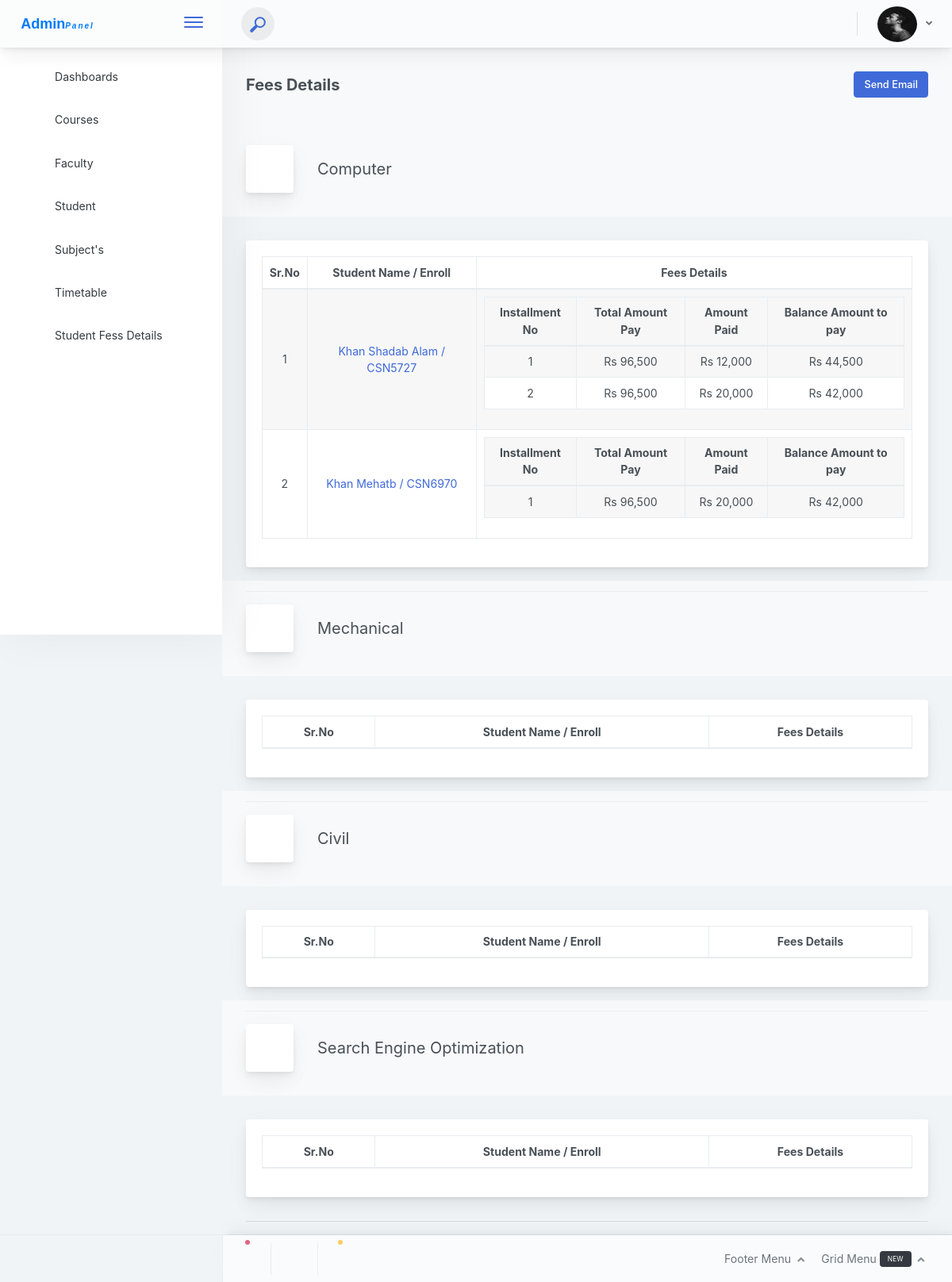
Screenshot of /admin_mode/students_fees.php (signed in) with the database file from the repository.
### tables this page shows
CREATE TABLE `admin_mode` (
  `id` int(11) NOT NULL,
  `fullname` varchar(255) NOT NULL,
  `admin_email` varchar(255) NOT NULL,
  `admin_number` varchar(255) NOT NULL,
  `admin_picture` varchar(255) NOT NULL,
  `admin_login_id` varchar(10) NOT NULL,
  `admin_password` varchar(255) NOT NULL,
  `admin_address` text NOT NULL,
  `admin_last_login` varchar(255) NOT NULL,
  `admin_dob` date NOT NULL,
  `admin_status` int(11) NOT NULL,
  `admin_added_on` datetime NOT NULL,
  `admin_retirement_date` varchar(50) NOT NULL,
  `admin_reset_password_code` int(11) NOT NULL,
  `new_login_admin` int(11) NOT NULL
);

CREATE TABLE `branch` (
  `id` int(11) NOT NULL,
  `branch_name` varchar(255) NOT NULL,
  `status` int(11) NOT NULL,
  `branch_code` varchar(10) NOT NULL,
  `academic_pattern` varchar(10) NOT NULL,
  `no_of_sem_year` int(11) NOT NULL
);

CREATE TABLE `student_login` (
  `id` int(11) NOT NULL,
  `Admission_NO` int(11) NOT NULL,
  `firstname` varchar(255) NOT NULL,
  `last_name` varchar(255) NOT NULL,
  `student_email` varchar(255) NOT NULL,
  `student_password` varchar(255) NOT NULL,
  `picture_link` varchar(255) NOT NULL,
  `STUDENT_DOB` date NOT NULL,
  `student_phone` varchar(11) NOT NULL,
  `MOTHERNAME` varchar(255) NOT NULL,
  `PLACEOFBIRTH` varchar(255) NOT NULL,
  `GENDER` varchar(255) NOT NULL,
  `ADDRESS` text NOT NULL,
  `FATHERMOBILEPHONE` varchar(255) NOT NULL,
  `MOTHERMOBILEPHONE` varchar(255) NOT NULL,
  `FATHERPROFESSION` varchar(11) NOT NULL,
  `MOTHERPROFESSION` varchar(11) NOT NULL,
  `FATHERNAME` varchar(255) NOT NULL,
  `enroll_no` varchar(255) NOT NULL,
  `DEPARTMENT` varchar(255) NOT NULL,
  `BRANCH` varchar(255) NOT NULL,
  `semester` int(1) NOT NULL DEFAULT '0',
  `reset_password_code` varchar(255) NOT NULL,
  `added_on` datetime NOT NULL,
  `online_status` varchar(255) NOT NULL,
  `new_login` int(11) NOT NULL DEFAULT '0',
  `student_status` int(11) NOT NULL
);

CREATE TABLE `student_fees_details` (
  `id` int(11) NOT NULL,
  `Admission_No` int(11) NOT NULL,
  `Std_EnrollNo` varchar(11) NOT NULL,
  `Total_fees` int(11) NOT NULL,
  `Paid_Fees` int(11) NOT NULL,
  `Balance_Fees` int(11) NOT NULL,
  `Payment_Date` datetime NOT NULL,
  `Payment_Status` varchar(255) NOT NULL,
  `payment_mode` varchar(255) NOT NULL
);

### admin_mode/session.php (called while the page is built, shortened)
<?php
require '../reuseable_files/database.inc.php';
if(isset($_SESSION['ADMINID'])){
	$sql = "SELECT * FROM admin_mode where id = '".$_SESSION['ADMINID']."'";
	$res = mysqli_query($con,$sql);
	$admin_login = mysqli_fetch_assoc($res);
}

### admin_mode/students_fees.php (the view, shortened to what this page needs)
<?php
require 'admin_resuse_files/header.php';
?>
<div class="app-main__outer">
<div class="app-main__inner" >
	<div class="app-page-title">
      <div class="page-title-wrapper">
         <div class="page-title-heading">
            <div>
               <strong>Fees Details</strong>
            </div>
         </div>
         <div class="page-title-actions">
            <a href="?send_email=send_email" class="btn btn-primary"> Send Email</a>
         </div>
      </div>
   </div>
	<?php
		$result_branch = mysqli_query($con,"SELECT * FROM branch");
		if (mysqli_num_rows($result_branch) > 0) {
			while ($branch_row = mysqli_fetch_assoc($result_branch)) {
				?>
					<div class="app-page-title">
                        <div class="page-title-wrapper">
                            <div class="page-title-heading">
                                <div class="page-title-icon">
                                    <i class="pe-7s-study icon-gradient bg-mean-fruit"></i>
                                </div>
                                <div><?= $branch_row['branch_name'] ?>
                                </div>
                            </div>
                         </div>
                    </div>
                    <div class="main-card mb-3 card" >
                            <div class="card-body">
                                <table style="width: 100%;" class="table table-hover text-center table-striped table-bordered"><thead>
									<tr>
                                        <th>Sr.No</th>
                                        <th>Student Name / Enroll</th>
                                        <th>Fees Details</th>
                                    </tr>
                                 </thead>
                                  <tbody id="dump_courses_here">
                                  	<?php
                                  	$res = mysqli_query($con,"SELECT * FROM student_login WHERE BRANCH=".$branch_row['id']."");
									if (mysqli_num_rows($res) >0) {
										foreach ($res as $key => $row) {
											$fees_res=mysqli_query($con,"select * from student_fees_details where Admission_No=".$row['Admission_NO']."");
											?><tr>
					                                <td><?= $key+=1 ?></td>
					                                <td><a href="student_details?id=<?= $row['id'] ?>"><?= $row['firstname'].' '.$row['last_name'].' / '.$row['enroll_no']?></a></td>
					                                <td>
											<table style="width: 100%;" class="table text-center table-striped table-bordered">
										<?php
											if (mysqli_num_rows($fees_res)>0) {
												?>
											<thead>
													<tr>
														<th>Installment No</th>
														<th>Total Amount Pay</th>
														<th>Amount Paid</th>
														<th>Balance Amount to pay</th>
													</tr>
												</thead>
												<tbody>
												<?php
												foreach ($fees_res as $key => $fees_row) {
											?>
													<tr>
														<td><?= $key+=1 ?></td>
														<td><?= 'Rs '.number_format($fees_row['Total_fees']) ?></td>
														<td><?= 'Rs '.number_format($fees_row['Paid_Fees']) ?></td>
														<td><?= 'Rs '.number_format($fees_row['Balance_Fees']) ?></td>
													</tr>
				                          	<?php
					                         }
					                         }else{
					                         	echo "No Record found";
					                         }
					                        ?>
					                        </tbody>
										</table>
				                                </td>
					                            </tr>
											<?php
										}
									}
                                  	?>
                                  </tbody>
                              </table>
                            </div>
                    </div>
                    <hr>
				<?php
			}
		}
	?>
<?php
require 'admin_resuse_files/footer.php';
?>

### admin_mode/admin_resuse_files/header.php (shortened to what this page needs)
<?php
require 'session.php';
?>
<!doctype html>
<html lang="en">
<head>
<link rel="stylesheet" type="text/css" href="https://cdnjs.cloudflare.com/ajax/libs/font-awesome/5.15.3/css/all.min.css">
<link rel="stylesheet" href="https://cdn.jsdelivr.net/npm/pixeden-stroke-7-icon@1.2.3/pe-icon-7-stroke/dist/pe-icon-7-stroke.min.css">
<link rel="stylesheet" type="text/css" href="http://code.ionicframework.com/ionicons/2.0.1/css/ionicons.min.css">
<link rel="stylesheet" href="https://cdn.linearicons.com/free/1.0.0/icon-font.min.css">
<link href="<?php echo FRONT_SITE_PATH ?>assets/css/main.d810cf0ae7f39f28f336.css" rel="stylesheet"></head>
<body>
    <div class="app-container app-theme-white body-tabs-shadow fixed-header fixed-sidebar fixed-footer">
        <div class="app-header header-shadow ">
             <div class="app-header__logo">
                <div class="logo-src" >
                    <a href="index">Admin <sub style="font-size: 10px;text-transform: capitalize;font-style: italic;letter-spacing: 2px">panel</sub></a>
                </div>
                <div class="header__pane ml-auto">
                    <div>
                        <button type="button" class="hamburger close-sidebar-btn hamburger--elastic" data-class="closed-sidebar">
                            <span class="hamburger-box">
                                <span class="hamburger-inner"></span>
                            </span>
                        </button>
                    </div>
                </div>
            </div>
              <div class="app-header__content">
                <div class="app-header-left">
                    <div class="search-wrapper">
                        <div class="input-holder">
                            <button class="search-icon"><span></span></button>
                        </div>
                    </div>
                </div>
                <div class="app-header-right">
                    <div class="header-dots">
                    <div class="widget-content">
                    </div>
                    </div>
                    <div class="header-btn-lg pr-0">
                        <div class="widget-content p-0">
                            <div class="widget-content-wrapper">
                                <div class="widget-content-left">
                                    <div class="btn-group">
                                        <a data-toggle="dropdown" aria-haspopup="true" aria-expanded="false" class="p-0 btn">
                                            <img width="50px" height="45px" class="rounded-circle" src="<?= FRONT_SITE_IMAGE_ADMIN.'/'.$admin_login['admin_picture'] ?>" alt="">
                                            <i class="fa fa-angle-down ml-2 opacity-8"></i>
                                        </a>
                                    </div>
                                </div>
                            </div>
                        </div>
                    </div>
                </div>
            </div>
        </div>
          <div class="app-main">
            <div class="app-sidebar sidebar-shadow ">
                 <div class="scrollbar-sidebar">
                    <div class="app-sidebar__inner">
                        <ul class="vertical-nav-menu">
                            <li  class="mt-3 <?= $dashboard_active ?>">
                                <a href="index"<?= PHP_EXT ?>>
                                    <i class="metismenu-icon pe-7s-rocket"></i>Dashboards
                                </a>
                             </li>
                             <li  class="mt-3 <?= $course_active ?>">
                                <a href="course<?= PHP_EXT ?>?action=viewall" >
                                    <i class="metismenu-icon pe-7s-study"></i>Courses
                                </a>
                             </li>
                             <li  class="mt-3 <?= $faculty_active ?>">
                                <a href="faculty<?= PHP_EXT ?>?action=viewall">
                                    <i class="metismenu-icon pe-7s-user"></i>Faculty
                                </a>
                             </li>
                              <li  class="mt-3 <?= $student_active ?>">
                                <a href="student<?= PHP_EXT ?>?action=viewall">
                                    <i class="metismenu-icon pe-7s-user"></i>Student
                                </a>
                             </li>
                              <li  class="mt-3 <?= $subjects_active ?>">
                                <a href="subjects<?= PHP_EXT ?>?action=viewall">
                                    <i class="metismenu-icon pe-7s-notebook"></i>Subject's
                                </a>
                             </li>
                              <li  class="mt-3 <?= $timetable_active ?>">
                                <a href="timetable<?= PHP_EXT ?>">
                                    <i class="metismenu-icon pe-7s-news-paper"></i>Timetable
                                </a>
                             </li>
                              <li  class="mt-3 <?= $studentfees_active ?>">
                                <a href="students_fees<?= PHP_EXT ?>?action=viewall">
                                    <i class="metismenu-icon pe-7s-cash"></i>Student Fess Details
                                </a>
                             </li>
                        </ul>
                    </div>
                </div>
            </div>

### admin_mode/admin_resuse_files/header.php (style rules this page uses)
a { text-decoration: none }
.app-header__logo .logo-src { height: 47px; left: 0; }
.logo-src a { padding: 10px; display: flex; justify-content: center; align-items: center; font-size: 18px; color: #007bff; font-weight: 700; font-family: sans-serif; }

### rows the page displays
admin_mode: admin_picture (picture)
branch: branch_name "Computer"
student_login: key "1", firstname "Khan", last_name "Shadab Alam", enroll_no "CSN5727"
student_fees_details: key "1", Total_fees "96,500", Paid_Fees "12,000", Balance_Fees "44,500"
student_fees_details: key "2", Total_fees "96,500", Paid_Fees "20,000", Balance_Fees "42,000"
student_login: key "2", firstname "Khan", last_name "Mehatb", enroll_no "CSN6970"
student_fees_details: key "1", Total_fees "96,500", Paid_Fees "20,000", Balance_Fees "42,000"
branch: branch_name "Mechanical"
branch: branch_name "Civil"
branch: branch_name "Search Engine Optimization"
